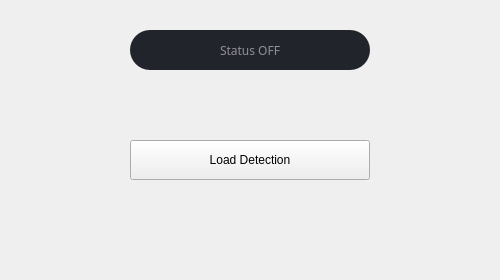
<?xml version="1.0" encoding="UTF-8"?>
<ui version="4.0">
 <class>MainWindow</class>
 <widget class="QMainWindow" name="MainWindow">
  <property name="geometry">
   <rect>
    <x>0</x>
    <y>0</y>
    <width>500</width>
    <height>280</height>
   </rect>
  </property>
  <property name="windowTitle">
   <string>Grape Leaf Disease Detection</string>
  </property>
  <property name="autoFillBackground">
   <bool>false</bool>
  </property>
  <widget class="QWidget" name="centralwidget">
   <widget class="QLineEdit" name="lineEdit">
    <property name="enabled">
     <bool>false</bool>
    </property>
    <property name="geometry">
     <rect>
      <x>130</x>
      <y>30</y>
      <width>240</width>
      <height>40</height>
     </rect>
    </property>
    <property name="font">
     <font>
      <family>Sans Serif</family>
     </font>
    </property>
    <property name="styleSheet">
     <string notr="true">QLineEdit {
	border: solid 2px solid rgb(37, 39, 48);
	border-radius: 20px;
	color: #FFF;
	padding-left: 20px;
	padding-right: 20px;
	background-color: rgb(34,36,44);
}

QLineEdit: hover{
	border: 2px solid rgb(48,50,62);
}

QLineEdit: focus{
	border: 2px solid rgb(85,170,255);
	background-color: rgb(43,45,56);
}</string>
    </property>
    <property name="text">
     <string/>
    </property>
    <property name="alignment">
     <set>Qt::AlignCenter</set>
    </property>
    <property name="placeholderText">
     <string>Status OFF</string>
    </property>
   </widget>
   <widget class="QPushButton" name="pushButton">
    <property name="geometry">
     <rect>
      <x>130</x>
      <y>140</y>
      <width>240</width>
      <height>40</height>
     </rect>
    </property>
    <property name="styleSheet">
     <string notr="true"/>
    </property>
    <property name="text">
     <string>Load Detection</string>
    </property>
   </widget>
  </widget>
 </widget>
 <resources/>
 <connections/>
</ui>
